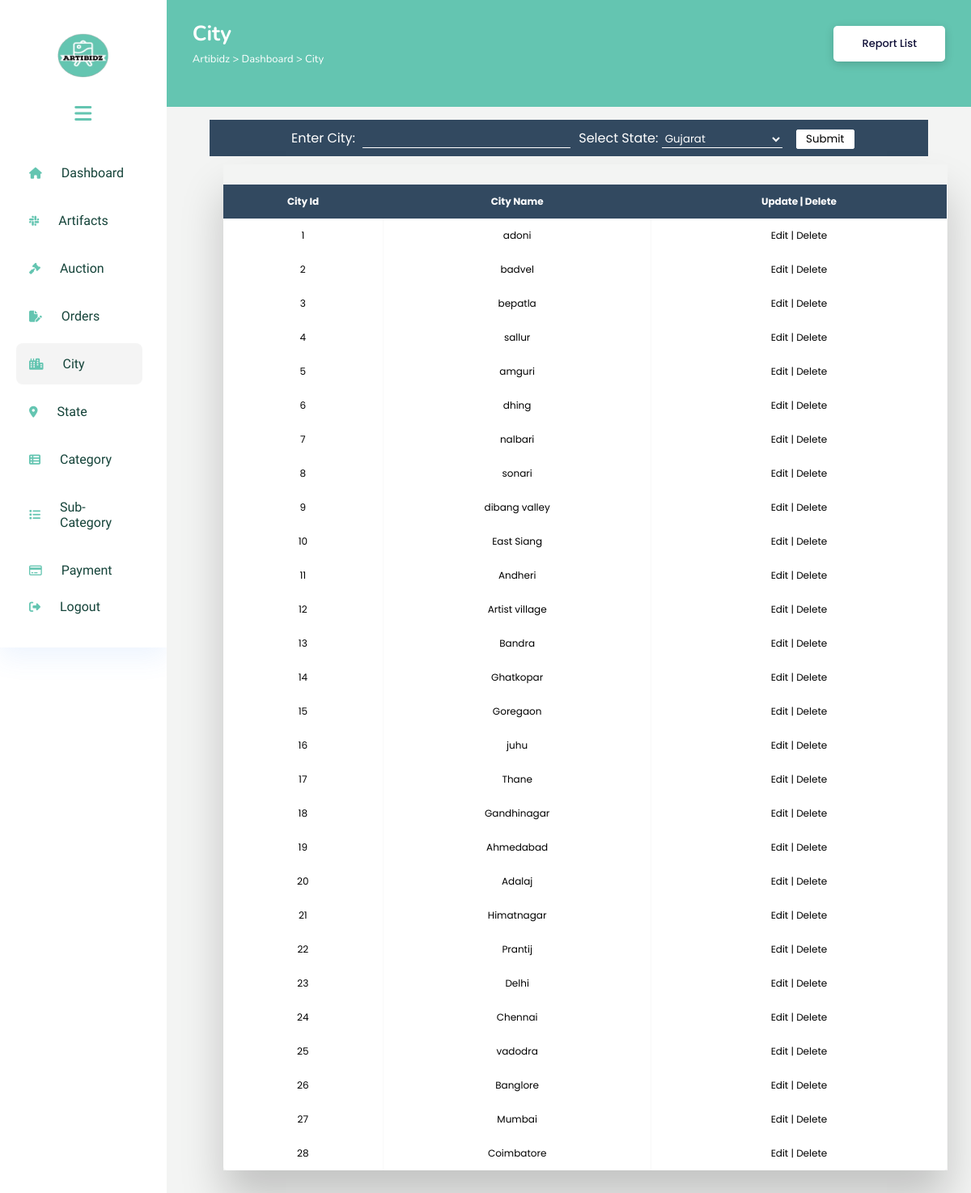
/Admin/city.php, run on the app's committed database.
### tables this page shows
CREATE TABLE `city` (
  `city_id` int(11) NOT NULL,
  `city_name` varchar(30) NOT NULL,
  `state_id` int(11) NOT NULL
);

### Admin/city.php (the view, shortened to what this page needs)
<!DOCTYPE html>
<html lang="en">
<head>
    <link rel="stylesheet" href="https://cdnjs.cloudflare.com/ajax/libs/font-awesome/6.5.1/css/all.min.css" />
    <link rel="stylesheet" href="stylecity.css">
</head>
<body>
    <div class="sidebar" id="mySidebar">
        <header>
            <div class="logo">
                <img src="artibidz-logo.png" alt="">
            </div>
            <div class="bar" onclick="toggleSidebar()">
                <i class="fa-sharp fa-solid fa-bars fa-xl"></i>
            </div>
        </header>
        <div class="scrollbox">
            <div class="scrollbox-inner">
                <ul class="menu">
            <li>
                <a href="admin.php">
                    <i class="fa-solid fa-house"></i>
                    <span>Dashboard</span>
                </a>
            </li>
            <li>
                <a href="art_show.php">
                    <i class="fa-brands fa-slack"></i>
                    <span>Artifacts</span>
                </a>
            </li>
            <li>
                <a href="show_bid.php">
                    <i class="fa-solid fa-gavel"></i>
                    <span>Auction</span>
                </a>
            </li>
            <li>
                <a href="view_order.php">
                <i class="fa-solid fa-file-pen"></i>
                    <span>Orders</span>
                </a>
            </li>
            <li class="active">
                <a href="city.php">
                    <i class="fa-solid fa-city"></i>
                    <span>City</span>
                </a>
            </li>
            <li>
                <a href="state.php">
                    <i class="fa-solid fa-location-dot"></i>
                    <span>State</span>
                </a>
            </li>
            <li>
                <a href="category.php">
                    <i class="fa-solid fa-table-list"></i>
                    <span>Category</span>
                </a>
            </li>
            <li>
                <a href="sub_category.php">
                    <i class="fa-solid fa-list"></i>
                    <span>Sub-Category</span>
                </a>
            </li>
            <li>
                <a href="payment.php">
                    <i class="fa-regular fa-credit-card"></i>
                    <span>Payment</span>
                </a>
            </li>
        </ul>
    </div>
    </div>
    <footer>
        <ul class="menu">
            <li>
                <a href="../login/login.php">
                    <i class="fa-solid fa-right-from-bracket"></i>
                    <span>Logout</span>
                </a>
            </li>
        </ul>
    </footer>
    </div>
    <div class="main-content">
        <div class="header-wrapper">
            <div class="header-title">
                <h2>City</h2>
                <span class="path">Artibidz > Dashboard > City </span>
            </div>
            <div class="user-info">
                <a href="order_report.php" class="report-list">Report List</a>
            </div>
        </div>
        <div class="body-wrapper">
        <div class="search">
            <form action="cityins.php" method="post">
            <div class="take-input">
                <div class="take-input-1">
                    <label>
                        Enter City:
                    </label>
                    <input class="input-text" type="text" name="city_name" required>
                </div>
                <div class="take-input-2">
                    <label>
                        Select State:
                    </label>
                    <select name="state_id" id="">
                        <?php
                        $cn=mysqli_connect("localhost","root","","artibidz") or die("Check connection");
                        $sql="select * from state";
                        $result=mysqli_query($cn,$sql);
                        while($row=mysqli_fetch_array($result))
                        {
                            echo "<option value='${row['state_id']}'>${row['state_name']}</option>";
                        }
                    ?>
                    </select>
                </div>
                <div class="btn-submit">
                    <input type="submit" value="Submit" name="btn">
                </div>
            </div>
    </form>
        </div>
        <div class="display-table">
    <?php
    $sql = "select * from city";
    $result = mysqli_query($cn,$sql);
    echo "<div class='table-wrapper'>";
    echo "<table class='fl-table'>";
    echo "<thead>";
    echo "<tr>";
    echo "<th>City Id</th >";
    echo "<th>City Name</th>";
    echo "<th>Update | Delete</th>";
    echo "</tr>";
    echo "</thead>";
    echo "<br>";
    while($row = mysqli_fetch_array($result))   {
        echo "<tr>";
        echo "<tbody>";
        echo "<td>{$row['city_id']}</td>";
        echo "<td>{$row['city_name']}</td>";
        echo "<td><a class='anchor' href='edit_city.php?city_id=$row[city_id]'>Edit</a> | <a class='anchor' href='del_city.php?city_id=$row[city_id]'>Delete</a></td>";
        echo "</tr>";
    }
    echo "</table>";
    echo "</div>";
    ?>
            </div>
</div>
</div>
</body>
</html>

### Admin/stylecity.css (style rules this page uses)
* { margin: 0; padding: 0; border: none; outline: none; box-sizing: border-box; font-family: "Poppins", sans-serif; box-sizing: border-box; -webkit-box-sizing: border-box; -moz-box-sizing: border-box; }
body { display: flex; }
.sidebar { position: sticky; top: 0; left: 0; bottom: 0; width: 20%; height: 100vh; padding: 0 1.7rem; color: #fff; overflow: hidden; transition: all 0.5s linear; background-color: white; box-shadow: 0 12px 30px rgba(80,143,244,.1); }
.bar { display: flex; justify-content: center; align-items: center; height: 80px; color: #64c5b1; }
.menu { height: 88%; position: relative; list-style: none; padding: 0; }
.menu li { padding: 1rem; margin: 8px 0; border-radius: 8px; transition: all 0.5s ease-in-out; }
.menu li:hover, .active { background: #e0e0e058; }
.menu a { color: #64c5b1; font-size: 14px; text-decoration: none; display: flex; align-items: center; gap: 1.5rem; }
.menu a span { overflow: hidden; font-size: 16px; font-weight: 400; font-family: 'Comfortaa', sans-serif; color: #144339; }
.main-content { position: relative; background: #f3f4f3; width: 100%; }
.logo { display: flex; justify-content: center; align-items: center; height: 10vh; }
.logo img { width: 65px; height: 55px; cursor: pointer; border-radius: 50%; margin-top: 4.5vh; }
.header-wrapper { display: flex; justify-content: space-between; align-items: center; flex-wrap: wrap; color: #fff; background: #64c5b1; padding: 3rem 2rem; padding-top: 1.5rem; padding-bottom: 3rem; margin-bottom: 1rem; }
h2 { font-family: 'Nunito', sans-serif; font-size: 26px; }
.header-title span { font-family: 'Nunito', sans-serif; font-size: 13px; }
.user-info { display: flex; align-items: center; gap: 1; }
.report-list { display: inline-block; padding: 14px 35px; line-height: 16px; font-size: 13px; font-weight: 500; border-radius: 5px; background-color: #fff; background: #fff; text-shadow: none; color: #101038; box-shadow: 0 3px 11px rgba(0,0,0,.17); transition: 1s; }
a { text-decoration: none; }
.body-wrapper { display: flex; align-items: center; justify-content: center; flex-direction: column; }
.anchor { text-decoration: none; color: black; }
.display-table { width: 100%; }
.table-wrapper { margin: 10px 70px 70px; box-shadow: 0px 35px 50px rgba( 0, 0, 0, 0.2 ); width: 90%; }
.fl-table { border-radius: 5px; font-size: 12px; font-weight: normal; border: none; border-collapse: collapse; width: 100%; max-width: 100%; white-space: nowrap; background-color: white; }
.fl-table td, .fl-table th { text-align: center; padding: 12px; }
.fl-table td { border-right: 1px solid #f8f8f8; font-size: 12px; }
.fl-table thead th { color: #ffffff; background: #324960; }
.fl-table thead th:nth-child(odd) { color: #ffffff; background: #324960; }

### Admin/city.php (style rules this page uses)
.scrollbox { overflow: auto; padding-right: 10px; height: 67vh; }
.sidebar { display: flex; flex-direction: column; padding: 20px 20px 0 20px; }
.logo img { margin-top:2vh; }
.body-wrapper { display:flex; flex-direction:column; justify-content:center; align-items:center; }
.search { display:flex; flex-direction:column; justify-content:center; align-items:center; background:#324960; width:74vw; color:white; }
.take-input { display:flex; align-items:center; padding:5px; }
.take-input-1, .take-input-2 { padding:5px; }
.take-input-1 label, .take-input-1 label { padding:5px; }
.btn-submit { text-align:center; margin-left:1vw; }
input[type="submit"] { background:#fff; border:1px solid white; height:3vh; width:6vw; border-radius:2px; color:black; }
input[type="text"] { background:transparent; border-bottom:1px solid #fff; color:#fff; }
select { background:transparent; color:white; border-bottom:1px solid #fff; }

### data on the page
city: city_id "1", city_name "adoni"
city: city_id "2", city_name "badvel"
city: city_id "3", city_name "bepatla"
city: city_id "4", city_name "sallur"
city: city_id "5", city_name "amguri"
city: city_id "6", city_name "dhing"
city: city_id "7", city_name "nalbari"
city: city_id "8", city_name "sonari"
city: city_id "9", city_name "dibang valley"
city: city_id "10", city_name "East Siang"
city: city_id "11", city_name "Andheri"
city: city_id "12", city_name "Artist village"
city: city_id "13", city_name "Bandra"
city: city_id "14", city_name "Ghatkopar"
city: city_id "15", city_name "Goregaon"
city: city_id "16", city_name "juhu"
city: city_id "17", city_name "Thane"
city: city_id "18", city_name "Gandhinagar"
city: city_id "19", city_name "Ahmedabad"
city: city_id "20", city_name "Adalaj"
city: city_id "21", city_name "Himatnagar"
city: city_id "22", city_name "Prantij"
city: city_id "23", city_name "Delhi"
city: city_id "24", city_name "Chennai"
city: city_id "25", city_name "vadodra"
city: city_id "26", city_name "Banglore"
city: city_id "27", city_name "Mumbai"
city: city_id "28", city_name "Coimbatore"

### other printed values
form field state_id "Gujarat"
